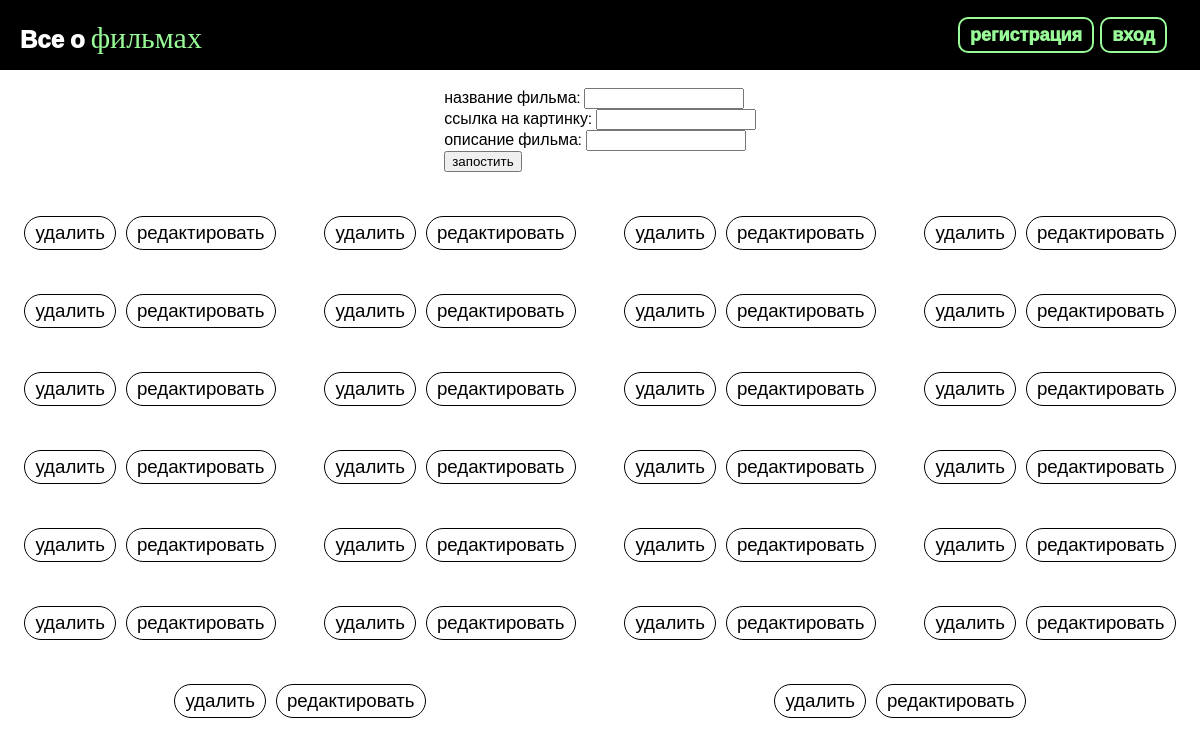
The page / on the database its author committed.
### tables this page shows
CREATE TABLE movie (
    id INTEGER PRIMARY KEY,
    title TEXT NOT NULL,
    url_ TEXT NOT NULL,
    text_ TEXT NOT NULL
);

### app.py (the view)
@app.route("/")
def main():
    db = get_db()
    user = db.execute("SELECT * FROM user_ WHERE name_=?",(request.cookies.get("user"),)).fetchall()
    print(user)
    if user==[]:
        res = make_response(render_template("card.html", all = db.execute("SELECT * FROM movie"),ban_reg=False,register=request.cookies.get("user")))
        res.set_cookie('user', max_age=0)
        return res
    res = make_response(render_template("card.html", all = db.execute("SELECT * FROM movie"),ban_reg=False,register=request.cookies.get("user")))
    return res

### db/main.py (called while the page is built)
def get_db():
    if 'db' not in g:
        g.db = sqlite3.connect(
            current_app.config['DATABASE'],
            detect_types=sqlite3.PARSE_DECLTYPES,
        )
        g.db.row_factory = sqlite3.Row
    return g.db

### templates/card.html
{% extends "gallery.html" %}
{%block content%}
    <form action="{{ url_for('add_movie') }}" method="post" id="block" style="display: flex;justify-content: center;">
        <div>
            <label>
                название фильма:
                <input type="text" name="title" id="">
                <br>
            </label>
            <label>
                ссылка на картинку:
                <input type="text" name="url" id=""><br>
            </label>
            <label>
                описание фильма:
                <input type="text" name="text" id=""><br>
            </label>
            <button type="submit">запостить</button>
        </div>
    </form>
    {% include 'allCards.html' with context %}
{% endblock %}

### templates/allCards.html (shortened to what this page needs)
{%if all%}
    <div id="content">
        {%for item in all %}
            <div class="gart">
                <div style="position:relative;" class="card1">
                </div>
                <div style="display: flex;">
                    <form action="{{url_for('delete_movie')}}" method="post" style="margin-right: 10px;">
                        <button value="{{item.id}}" name="id" type="submit" class="delete-edite-button">удалить</button>
                    </form>
                    <form action="{{url_for('edit_movie')}}" method="get">
                        <button value="{{item.id}}" name="id" type="submit" class="delete-edite-button">редактировать</button>
                    </form>
                </div>
            </div>
        {%endfor%}
    </div>
    {%endif%}

### static/style.css (style rules this page uses)
* { margin: 0; font-family: 'Roboto', sans-serif; font-weight: normal; }

### templates/allCards.html (style rules this page uses)
#content { display: flex; flex-wrap: wrap; justify-content: space-around; margin-bottom: 20px; }
.gart { margin-top: 20px; }
.delete-edite-button { margin-top: 5px; font-size: 14pt; padding: 5px 10px; background-color: rgba(0, 0, 0, 0); border: 1px solid black; border-radius: 20px; cursor: pointer; transition: all 300ms; }

### templates/gallery.html (style rules this page uses)
#block label { width: 320px; margin-bottom: 10px; }
#block input { right: 0; }

### rows shown on the page
movie: {{ item.id }} 3 (drawn)
movie: {{ item.id }} 4 (drawn)
movie: {{ item.id }} 6 (drawn)
movie: {{ item.id }} 7 (drawn)
movie: {{ item.id }} 8 (drawn)
movie: {{ item.id }} 10 (drawn)
movie: {{ item.id }} 11 (drawn)
movie: {{ item.id }} 12 (drawn)
movie: {{ item.id }} 13 (drawn)
movie: {{ item.id }} 14 (drawn)
movie: {{ item.id }} 15 (drawn)
movie: {{ item.id }} 16 (drawn)
movie: {{ item.id }} 17 (drawn)
movie: {{ item.id }} 18 (drawn)
movie: {{ item.id }} 19 (drawn)
movie: {{ item.id }} 20 (drawn)
movie: {{ item.id }} 21 (drawn)
movie: {{ item.id }} 22 (drawn)
movie: {{ item.id }} 23 (drawn)
movie: {{ item.id }} 24 (drawn)
movie: {{ item.id }} 25 (drawn)
movie: {{ item.id }} 26 (drawn)
movie: {{ item.id }} 27 (drawn)
movie: {{ item.id }} 28 (drawn)
movie: {{ item.id }} 29 (drawn)
movie: {{ item.id }} 30 (drawn)
